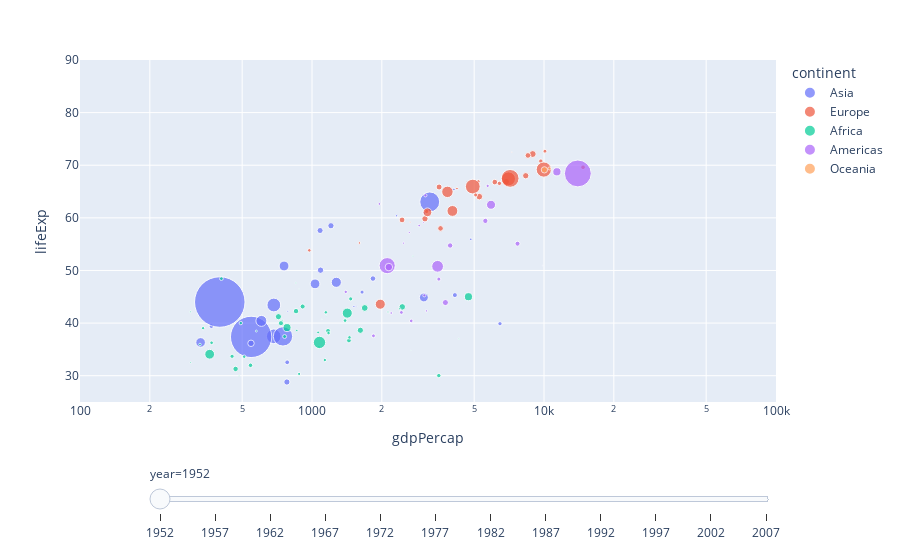

Write notebook code for a chart like this one.
### Markdown cell above
### Slider Control

### Code cell
import plotly.express as px

df = px.data.gapminder()
fig = px.scatter(df, x="gdpPercap", y="lifeExp", animation_frame="year", animation_group="country",
           size="pop", color="continent", hover_name="country",
           log_x=True, size_max=55, range_x=[100,100000], range_y=[25,90])

fig["layout"].pop("updatemenus") # optional, drop animation buttons
fig.show()

### Figure 1 — Plotly figure (JSON) as saved in the notebook; plotly's stock layout.template omitted (floating-point values rounded to 4 significant figures)
{"data": [{"hovertemplate": "<b>%{hovertext}</b><br><br>continent=Asia<br>year=1952<br>gdpPercap=%{x}<br>lifeExp=%{y}<br>pop=%{marker.size}<extra></extra>", "hovertext": ["Afghanistan", "Bahrain", "Bangladesh", "Cambodia", "China", "Hong Kong, China", "India", "Indonesia", "Iran", "Iraq", "Israel", "Japan", "Jordan", "Korea, Dem. Rep.", "Korea, Rep.", "Kuwait", "Lebanon", "Malaysia", "Mongolia", "Myanmar", "Nepal", "Oman", "Pakistan", "Philippines", "Saudi Arabia", "Singapore", "Sri Lanka", "Syria", "Taiwan", "Thailand", "Vietnam", "West Bank and Gaza", "Yemen, Rep."], "ids": ["Afghanistan", "Bahrain", "Bangladesh", "Cambodia", "China", "Hong Kong, China", "India", "Indonesia", "Iran", "Iraq", "Israel", "Japan", "Jordan", "Korea, Dem. Rep.", "Korea, Rep.", "Kuwait", "Lebanon", "Malaysia", "Mongolia", "Myanmar", "Nepal", "Oman", "Pakistan", "Philippines", "Saudi Arabia", "Singapore", "Sri Lanka", "Syria", "Taiwan", "Thailand", "Vietnam", "West Bank and Gaza", "Yemen, Rep."], "legendgroup": "Asia", "marker": {"color": "#636efa", "size": [8425333, 120447, 46886859, 4693836, 556263527, 2125900, 372000000, 82052000, 17272000, 5441766, 1620914, 86459025, 607914, 8865488, 20947571, 160000, 1439529, 6748378, 800663, 20092996, 9182536, 507833, 41346560, 22438691, 4005677, 1127000, 7982342, 3661549, 8550362, 21289402, 26246839, 1030585, 4963829], "sizemode": "area", "sizeref": 435900.0, "symbol": "circle"}, "mode": "markers", "name": "Asia", "orientation": "v", "showlegend": true, "type": "scatter", "x": [779.4, 9867.0, 684.2, 368.5, 400.4, 3054.0, 546.6, 749.7, 3035.0, 4130.0, 4087.0, 3217.0, 1547.0, 1088.0, 1031.0, 108400.0, 4835.0, 1831.0, 786.6, 331, 545.9, 1828.0, 684.6, 1273.0, 6460.0, 2315.0, 1084.0, 1643.0, 1207.0, 757.8, 605.1, 1516.0, 781.7], "xaxis": "x", "y": [28.8, 50.94, 37.48, 39.42, 44, 60.96, 37.37, 37.47, 44.87, 45.32, 65.39, 63.03, 43.16, 50.06, 47.45, 55.56, 55.93, 48.46, 42.24, 36.32, 36.16, 37.58, 43.44, 47.75, 39.88, 60.4, 57.59, 45.88, 58.5, 50.85, 40.41, 43.16, 32.55], "yaxis": "y"}, {"hovertemplate": "<b>%{hovertext}</b><br><br>continent=Europe<br>year=1952<br>gdpPercap=%{x}<br>lifeExp=%{y}<br>pop=%{marker.size}<extra></extra>", "hovertext": ["Albania", "Austria", "Belgium", "Bosnia and Herzegovina", "Bulgaria", "Croatia", "Czech Republic", "Denmark", "Finland", "France", "Germany", "Greece", "Hungary", "Iceland", "Ireland", "Italy", "Montenegro", "Netherlands", "Norway", "Poland", "Portugal", "Romania", "Serbia", "Slovak Republic", "Slovenia", "Spain", "Sweden", "Switzerland", "Turkey", "United Kingdom"], "ids": ["Albania", "Austria", "Belgium", "Bosnia and Herzegovina", "Bulgaria", "Croatia", "Czech Republic", "Denmark", "Finland", "France", "Germany", "Greece", "Hungary", "Iceland", "Ireland", "Italy", "Montenegro", "Netherlands", "Norway", "Poland", "Portugal", "Romania", "Serbia", "Slovak Republic", "Slovenia", "Spain", "Sweden", "Switzerland", "Turkey", "United Kingdom"], "legendgroup": "Europe", "marker": {"color": "#EF553B", "size": [1282697, 6927772, 8730405, 2791000, 7274900, 3882229, 9125183, 4334000, 4090500, 42459667, 69145952, 7733250, 9504000, 147962, 2952156, 47666000, 413834, 10381988, 3327728, 25730551, 8526050, 16630000, 6860147, 3558137, 1489518, 28549870, 7124673, 4815000, 22235677, 50430000], "sizemode": "area", "sizeref": 435900.0, "symbol": "circle"}, "mode": "markers", "name": "Europe", "orientation": "v", "showlegend": true, "type": "scatter", "x": [1601.0, 6137.0, 8343.0, 973.5, 2444.0, 3119.0, 6876.0, 9692.0, 6425.0, 7030.0, 7144.0, 3531.0, 5264.0, 7268.0, 5210.0, 4931.0, 2648.0, 8942.0, 10100.0, 4029.0, 3068.0, 3145.0, 3581.0, 5075.0, 4215.0, 3834.0, 8528.0, 14730.0, 1969.0, 9980.0], "xaxis": "x", "y": [55.23, 66.8, 68, 53.82, 59.6, 61.21, 66.87, 70.78, 66.55, 67.41, 67.5, 65.86, 64.03, 72.49, 66.91, 65.94, 59.16, 72.13, 72.67, 61.31, 59.82, 61.05, 58.0, 64.36, 65.57, 64.94, 71.86, 69.62, 43.59, 69.18], "yaxis": "y"}, {"hovertemplate": "<b>%{hovertext}</b><br><br>continent=Africa<br>year=1952<br>gdpPercap=%{x}<br>lifeExp=%{y}<br>pop=%{marker.size}<extra></extra>", "hovertext": ["Algeria", "Angola", "Benin", "Botswana", "Burkina Faso", "Burundi", "Cameroon", "Central African Republic", "Chad", "Comoros", "Congo, Dem. Rep.", "Congo, Rep.", "Cote d'Ivoire", "Djibouti", "Egypt", "Equatorial Guinea", "Eritrea", "Ethiopia", "Gabon", "Gambia", "Ghana", "Guinea", "Guinea-Bissau", "Kenya", "Lesotho", "Liberia", "Libya", "Madagascar", "Malawi", "Mali", "Mauritania", "Mauritius", "Morocco", "Mozambique", "Namibia", "Niger", "Nigeria", "Reunion", "Rwanda", "Sao Tome and Principe", "Senegal", "Sierra Leone", "Somalia", "South Africa", "Sudan", "Swaziland", "Tanzania", "Togo", "Tunisia", "Uganda", "Zambia", "Zimbabwe"], "ids": ["Algeria", "Angola", "Benin", "Botswana", "Burkina Faso", "Burundi", "Cameroon", "Central African Republic", "Chad", "Comoros", "Congo, Dem. Rep.", "Congo, Rep.", "Cote d'Ivoire", "Djibouti", "Egypt", "Equatorial Guinea", "Eritrea", "Ethiopia", "Gabon", "Gambia", "Ghana", "Guinea", "Guinea-Bissau", "Kenya", "Lesotho", "Liberia", "Libya", "Madagascar", "Malawi", "Mali", "Mauritania", "Mauritius", "Morocco", "Mozambique", "Namibia", "Niger", "Nigeria", "Reunion", "Rwanda", "Sao Tome and Principe", "Senegal", "Sierra Leone", "Somalia", "South Africa", "Sudan", "Swaziland", "Tanzania", "Togo", "Tunisia", "Uganda", "Zambia", "Zimbabwe"], "legendgroup": "Africa", "marker": {"color": "#00cc96", "size": [9279525, 4232095, 1738315, 442308, 4469979, 2445618, 5009067, 1291695, 2682462, 153936, 14100005, 854885, 2977019, 63149, 22223309, 216964, 1438760, 20860941, 420702, 284320, 5581001, 2664249, 580653, 6464046, 748747, 863308, 1019729, 4762912, 2917802, 3838168, 1022556, 516556, 9939217, 6446316, 485831, 3379468, 33119096, 257700, 2534927, 60011, 2755589, 2143249, 2526994, 14264935, 8504667, 290243, 8322925, 1219113, 3647735, 5824797, 2672000, 3080907], "sizemode": "area", "sizeref": 435900.0, "symbol": "circle"}, "mode": "markers", "name": "Africa", "orientation": "v", "showlegend": true, "type": "scatter", "x": [2449.0, 3521.0, 1063.0, 851.2, 543.3, 339.3, 1173.0, 1071.0, 1179.0, 1103.0, 780.5, 2126.0, 1389.0, 2670.0, 1419.0, 375.6, 328.9, 362.1, 4293.0, 485.2, 911.3, 510.2, 299.9, 853.5, 298.8, 575.6, 2388.0, 1443.0, 369.2, 452.3, 743.1, 1968.0, 1688.0, 468.5, 2424.0, 761.9, 1077.0, 2719.0, 493.3, 879.6, 1450.0, 879.8, 1136.0, 4725.0, 1616.0, 1148.0, 716.7, 859.8, 1468.0, 734.8, 1147.0, 406.9], "xaxis": "x", "y": [43.08, 30.02, 38.22, 47.62, 31.98, 39.03, 38.52, 35.46, 38.09, 40.72, 39.14, 42.11, 40.48, 34.81, 41.89, 34.48, 35.93, 34.08, 37.0, 30, 43.15, 33.61, 32.5, 42.27, 42.14, 38.48, 42.72, 36.68, 36.26, 33.69, 40.54, 50.99, 42.87, 31.29, 41.73, 37.44, 36.32, 52.72, 40, 46.47, 37.28, 30.33, 32.98, 45.01, 38.63, 41.41, 41.22, 38.6, 44.6, 39.98, 42.04, 48.45], "yaxis": "y"}, {"hovertemplate": "<b>%{hovertext}</b><br><br>continent=Americas<br>year=1952<br>gdpPercap=%{x}<br>lifeExp=%{y}<br>pop=%{marker.size}<extra></extra>", "hovertext": ["Argentina", "Bolivia", "Brazil", "Canada", "Chile", "Colombia", "Costa Rica", "Cuba", "Dominican Republic", "Ecuador", "El Salvador", "Guatemala", "Haiti", "Honduras", "Jamaica", "Mexico", "Nicaragua", "Panama", "Paraguay", "Peru", "Puerto Rico", "Trinidad and Tobago", "United States", "Uruguay", "Venezuela"], "ids": ["Argentina", "Bolivia", "Brazil", "Canada", "Chile", "Colombia", "Costa Rica", "Cuba", "Dominican Republic", "Ecuador", "El Salvador", "Guatemala", "Haiti", "Honduras", "Jamaica", "Mexico", "Nicaragua", "Panama", "Paraguay", "Peru", "Puerto Rico", "Trinidad and Tobago", "United States", "Uruguay", "Venezuela"], "legendgroup": "Americas", "marker": {"color": "#ab63fa", "size": [17876956, 2883315, 56602560, 14785584, 6377619, 12350771, 926317, 6007797, 2491346, 3548753, 2042865, 3146381, 3201488, 1517453, 1426095, 30144317, 1165790, 940080, 1555876, 8025700, 2227000, 662850, 157553000, 2252965, 5439568], "sizemode": "area", "sizeref": 435900.0, "symbol": "circle"}, "mode": "markers", "name": "Americas", "orientation": "v", "showlegend": true, "type": "scatter", "x": [5911.0, 2677.0, 2109.0, 11370.0, 3940.0, 2144.0, 2627.0, 5587.0, 1398.0, 3522.0, 3048.0, 2428.0, 1840.0, 2195.0, 2899.0, 3478.0, 3112.0, 2480.0, 1952.0, 3759.0, 3082.0, 3023.0, 13990.0, 5717.0, 7690.0], "xaxis": "x", "y": [62.48, 40.41, 50.92, 68.75, 54.74, 50.64, 57.21, 59.42, 45.93, 48.36, 45.26, 42.02, 37.58, 41.91, 58.53, 50.79, 42.31, 55.19, 62.65, 43.9, 64.28, 59.1, 68.44, 66.07, 55.09], "yaxis": "y"}, {"hovertemplate": "<b>%{hovertext}</b><br><br>continent=Oceania<br>year=1952<br>gdpPercap=%{x}<br>lifeExp=%{y}<br>pop=%{marker.size}<extra></extra>", "hovertext": ["Australia", "New Zealand"], "ids": ["Australia", "New Zealand"], "legendgroup": "Oceania", "marker": {"color": "#FFA15A", "size": [8691212, 1994794], "sizemode": "area", "sizeref": 435900.0, "symbol": "circle"}, "mode": "markers", "name": "Oceania", "orientation": "v", "showlegend": true, "type": "scatter", "x": [10040.0, 10560.0], "xaxis": "x", "y": [69.12, 69.39], "yaxis": "y"}], "layout": {"autosize": true, "legend": {"itemsizing": "constant", "title": {"text": "continent"}, "tracegroupgap": 0}, "margin": {"t": 60}, "sliders": [{"active": 0, "currentvalue": {"prefix": "year="}, "len": 0.9, "pad": {"b": 10, "t": 60}, "steps": [{"args": [["1952"], {"frame": {"duration": 0, "redraw": false}, "fromcurrent": true, "mode": "immediate", "transition": {"duration": 0, "easing": "linear"}}], "label": "1952", "method": "animate"}, {"args": [["1957"], {"frame": {"duration": 0, "redraw": false}, "fromcurrent": true, "mode": "immediate", "transition": {"duration": 0, "easing": "linear"}}], "label": "1957", "method": "animate"}, {"args": [["1962"], {"frame": {"duration": 0, "redraw": false}, "fromcurrent": true, "mode": "immediate", "transition": {"duration": 0, "easing": "linear"}}], "label": "1962", "method": "animate"}, {"args": [["1967"], {"frame": {"duration": 0, "redraw": false}, "fromcurrent": true, "mode": "immediate", "transition": {"duration": 0, "easing": "linear"}}], "label": "1967", "method": "animate"}, {"args": [["1972"], {"frame": {"duration": 0, "redraw": false}, "fromcurrent": true, "mode": "immediate", "transition": {"duration": 0, "easing": "linear"}}], "label": "1972", "method": "animate"}, {"args": [["1977"], {"frame": {"duration": 0, "redraw": false}, "fromcurrent": true, "mode": "immediate", "transition": {"duration": 0, "easing": "linear"}}], "label": "1977", "method": "animate"}, {"args": [["1982"], {"frame": {"duration": 0, "redraw": false}, "fromcurrent": true, "mode": "immediate", "transition": {"duration": 0, "easing": "linear"}}], "label": "1982", "method": "animate"}, {"args": [["1987"], {"frame": {"duration": 0, "redraw": false}, "fromcurrent": true, "mode": "immediate", "transition": {"duration": 0, "easing": "linear"}}], "label": "1987", "method": "animate"}, {"args": [["1992"], {"frame": {"duration": 0, "redraw": false}, "fromcurrent": true, "mode": "immediate", "transition": {"duration": 0, "easing": "linear"}}], "label": "1992", "method": "animate"}, {"args": [["1997"], {"frame": {"duration": 0, "redraw": false}, "fromcurrent": true, "mode": "immediate", "transition": {"duration": 0, "easing": "linear"}}], "label": "1997", "method": "animate"}, {"args": [["2002"], {"frame": {"duration": 0, "redraw": false}, "fromcurrent": true, "mode": "immediate", "transition": {"duration": 0, "easing": "linear"}}], "label": "2002", "method": "animate"}, {"args": [["2007"], {"frame": {"duration": 0, "redraw": false}, "fromcurrent": true, "mode": "immediate", "transition": {"duration": 0, "easing": "linear"}}], "label": "2007", "method": "animate"}], "x": 0.1, "xanchor": "left", "y": 0, "yanchor": "top"}], "xaxis": {"anchor": "y", "domain": [0, 1], "range": [2, 5], "title": {"text": "gdpPercap"}, "type": "log"}, "yaxis": {"anchor": "x", "domain": [0, 1], "range": [25, 90], "title": {"text": "lifeExp"}, "type": "linear"}}}
